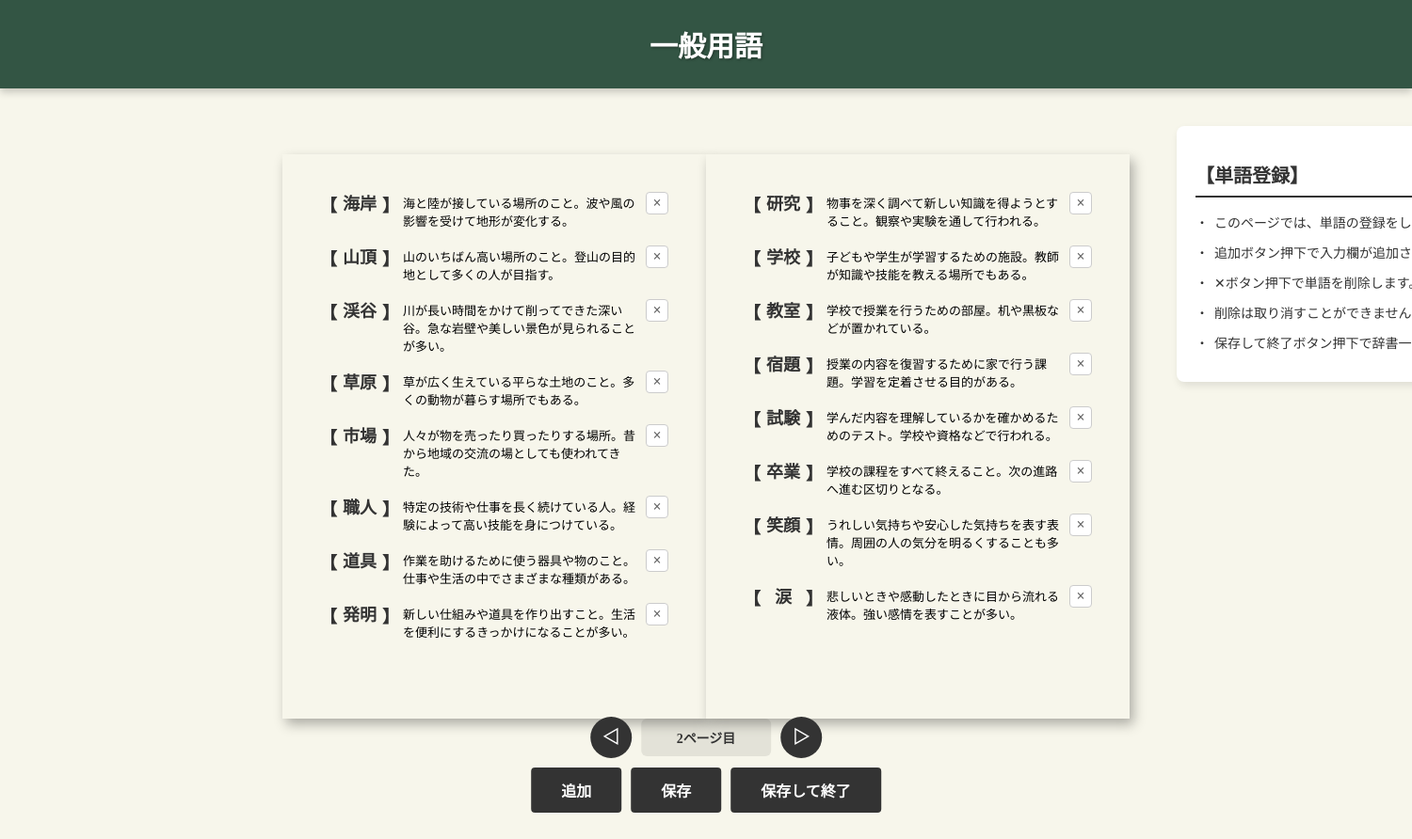
The page /add-words/15/1 on the database its author committed.
### app/models.py (models this page shows, shortened)
class Dictionary(db.Model):
    __tablename__ = "dictionaries"
    id = db.Column(db.Integer, primary_key=True)
    title = db.Column(db.String(100))
    cover_color = db.Column(db.String(20))
    created_at = db.Column(db.DateTime, nullable=False, default=datetime.utcnow)
    updated_at = db.Column(db.DateTime, nullable=False, default=datetime.utcnow, onupdate=datetime.utcnow)
    is_favorite = db.Column(db.Boolean, nullable=False, default=False)

class Word(db.Model):
    __tablename__ = "words"
    id = db.Column(db.Integer, primary_key=True)
    word = db.Column(db.String(100))
    definition = db.Column(db.Text)
    line_count = db.Column(db.Integer)
    page_index = db.Column(db.Integer)
    dictionary_id = db.Column(db.Integer, db.ForeignKey("dictionaries.id", ondelete="CASCADE"), nullable=False)

### app/routes.py (the view)
@main.route('/add-words/<int:dictionary_id>/<int:page>')
def add_words(dictionary_id, page):
    dictionary = Dictionary.query.get(dictionary_id)
    if not dictionary:
        return redirect(url_for('main.index'))
    reflow_dictionary_words(dictionary_id)
    cover_color = dictionary.cover_color
    words = (Word.query
            .filter_by(dictionary_id=dictionary_id, page_index=page)
            .order_by(Word.id)
            .all())
    left_words = []
    right_words = []
    left_lines = 0
    right_lines = 0
    for word in words:
        lines = 1 + (word.line_count or 2)
        if left_lines + lines <= MAX_LINES_PER_PAGE:
            left_words.append(word)
            left_lines += lines
        elif right_lines + lines <= MAX_LINES_PER_PAGE:
            right_words.append(word)
            right_lines += lines
        else:
            right_words.append(word)
    return render_template('add_words.html',
                            dictionary=dictionary,
                            cover_color=cover_color,
                            page=page,
                            left_words=left_words,
                            right_words=right_words)

### app/routes.py (called while the page is built)
def reflow_dictionary_words(dictionary_id: int):
    words = Word.query.filter_by(dictionary_id=dictionary_id).order_by(Word.id).all()
    page_index = 0
    left_lines = 0
    right_lines = 0
    for word in words:
        lines = 1 + (word.line_count or 2)
        if left_lines + lines <= MAX_LINES_PER_PAGE:
            word.page_index = page_index
            left_lines += lines
        elif right_lines + lines <= MAX_LINES_PER_PAGE:
            word.page_index = page_index
            right_lines += lines
        else:
            page_index += 1
            left_lines = lines
            right_lines = 0
            word.page_index = page_index
    db.session.commit()

### app/templates/add_words.html (shortened to what this page needs)
<html lang="ja">
    <head>
        {% with title='単語登録' %}
            {% include 'head_css.html' %}
        {% endwith %}
    </head>
    <body>
        {% if dictionary %}
            <div class="dictionary-header"  style="background-color: {{ cover_color}};">
                <div class="dictionary-header-title">
                    {{ dictionary.title }}
                </div>
            </div>
            <div class="words-page-container">
                <div class="book-area">
                    <div class="page-left">
                        <div class="words-list" id="left-words-list">
                            {% for word in left_words %}
                                <div class="word-item" data-word-id="{{ word.id }}">
                                    <span class="bracket-open">【</span>
                                    <input type="text" class="word-input" value="{{ word.word }}" placeholder="単語" data-word-id="{{ word.id }}">
                                    <span class="bracket-close">】</span>
                                    <textarea class="definition-input" placeholder="意味" data-word-id="{{ word.id }}" rows="2">{{ word.definition }}</textarea>
                                    <button type="button" class="word-item-delete-btn" title="削除" aria-label="削除" data-word-id="{{ word.id }}">×</button>
                                </div>
                            {% endfor %}
                        </div>
                    </div>
                    <div class="page-right">
                        <div class="words-list" id="right-words-list">
                            {% for word in right_words %}
                                <div class="word-item" data-word-id="{{ word.id }}">
                                    <span class="bracket-open">【</span>
                                    <input type="text" class="word-input" value="{{ word.word }}" placeholder="単語" data-word-id="{{ word.id }}">
                                    <span class="bracket-close">】</span>
                                    <textarea class="definition-input" placeholder="意味" data-word-id="{{ word.id }}" rows="2">{{ word.definition }}</textarea>
                                    <button type="button" class="word-item-delete-btn" title="この単語を削除" aria-label="削除" data-word-id="{{ word.id }}">×</button>
                                </div>
                            {% endfor %}
                        </div>
                    </div>
                </div>
                <div class="notice-section right">
                    <h2>【単語登録】</h2>
                    <ul>
                        <li>このページでは、単語の登録をします。</li>
                        <li>追加ボタン押下で入力欄が追加されます。</li>
                        <li>✕ボタン押下で単語を削除します。</li>
                        <li>削除は取り消すことができません。</li>
                        <li>保存して終了ボタン押下で辞書一覧へ遷移します。</li>
                    </ul>
                </div>
            </div>
            <div class="save-exit-container">
                <div class="action-row page-row">
                    <button type="button" id="prev-page-button" class="nav-button" title="前のページ" aria-label="前のページ" {% if page == 0 %}disabled{% endif %}>◁</button>
                    <div class="page-indicator">
                        {{ page + 1 }}ページ目
                    </div>
                    <button type="button" id="next-page-button" class="nav-button" title="次のページ" aria-label="次のページ">▷</button>
                </div>
                <div class="action-row main-row">
                    <button type="button" id="add-row-button">追加</button>
                    <button type="button" id="save-button">保存</button>
                    <button type="button" id="save-exit-button">保存して終了</button>
                </div>
            </div>
        {% else %}
            <p>辞書が見つかりませんでした。</p>
        {% endif %}
    </body>
</html>

### app/templates/head_css.html (shortened to what this page needs)
<link rel="stylesheet" href="{{ url_for('static', filename='css/common.css') }}">
<link rel="stylesheet" href="{{ url_for('static', filename='css/book.css') }}">
<link rel="stylesheet" href="{{ url_for('static', filename='css/shelf.css') }}">
<link rel="stylesheet" href="https://cdnjs.cloudflare.com/ajax/libs/font-awesome/6.5.0/css/all.min.css">

### app/static/css/common.css (style rules this page uses)
body { background-color: #F7F6EB; margin: 0; padding: 0; overflow: hidden; }
body { font-family: 'Hiragino Mincho ProN', 'Hiragino Mincho Pro', 'ヒラギノ明朝 ProN', 'ヒラギノ明朝 Pro', 'Yu Mincho', '游明朝', 'MS 明朝', 'MS Mincho', serif; }
body { font-size: 14px; }
body { color: #333333; }
button { background-color: #333333; color: #ffffff; padding: 10px 20px; border-radius: 5px; border: none; cursor: pointer; font-family: 'Hiragino Mincho ProN', 'Hiragino Mincho Pro', 'ヒラギノ明朝 ProN', 'ヒラギノ明朝 Pro', 'Yu Mincho', '游明朝', 'MS 明朝', 'MS Mincho', serif; font-size: 14px; font-weight: bold; text-align: center; }

### rows shown on the page
Dictionary: title "一般用語"
Word: word "海岸", id "海と陸が接している場所のこと。波や風の影響を受けて地形が変化する。"
Word: word "山頂", id "山のいちばん高い場所のこと。登山の目的地として多くの人が目指す。"
Word: word "渓谷", id "川が長い時間をかけて削ってできた深い谷。急な岩壁や美しい景色が見られることが多い。"
Word: word "草原", id "草が広く生えている平らな土地のこと。多くの動物が暮らす場所でもある。"
Word: word "市場", id "人々が物を売ったり買ったりする場所。昔から地域の交流の場としても使われてきた。"
Word: word "職人", id "特定の技術や仕事を長く続けている人。経験によって高い技能を身につけている。"
Word: word "道具", id "作業を助けるために使う器具や物のこと。仕事や生活の中でさまざまな種類がある。"
Word: word "発明", id "新しい仕組みや道具を作り出すこと。生活を便利にするきっかけになることが多い。"
Word: word "研究", id "物事を深く調べて新しい知識を得ようとすること。観察や実験を通して行われる。"
Word: word "学校", id "子どもや学生が学習するための施設。教師が知識や技能を教える場所でもある。"
Word: word "教室", id "学校で授業を行うための部屋。机や黒板などが置かれている。"
Word: word "宿題", id "授業の内容を復習するために家で行う課題。学習を定着させる目的がある。"
Word: word "試験", id "学んだ内容を理解しているかを確かめるためのテスト。学校や資格などで行われる。"
Word: word "卒業", id "学校の課程をすべて終えること。次の進路へ進む区切りとなる。"
Word: word "笑顔", id "うれしい気持ちや安心した気持ちを表す表情。周囲の人の気分を明るくすることも多い。"
Word: word "涙", id "悲しいときや感動したときに目から流れる液体。強い感情を表すことが多い。"

### other values the page prints
{{ page + 1 }} "2"
